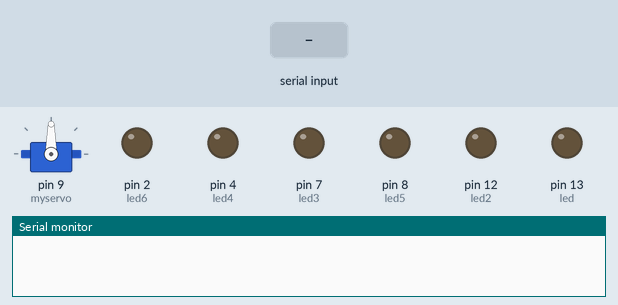
Bench run of a sketch on a simulated Arduino Uno, built with avr-gcc and run on an emulated ATmega328P. On the bench: servo, output pins drawn as LEDs (lit = HIGH), the last lines printed to the serial monitor. The test bench sets the inputs (shaded band).

Above: at 1.2 s.
1.3 s: "1\n" received over Serial
At 2.5 s:
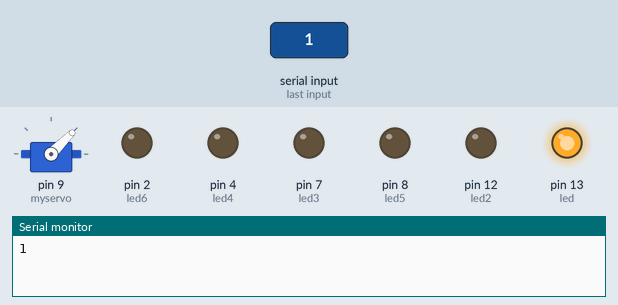
2.8 s: byte 71 ('G') received over Serial
At 3.8 s:
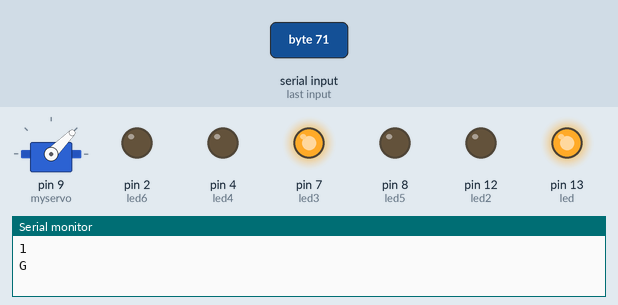
4.3 s: byte 75 ('K') received over Serial
At 4.9 s:
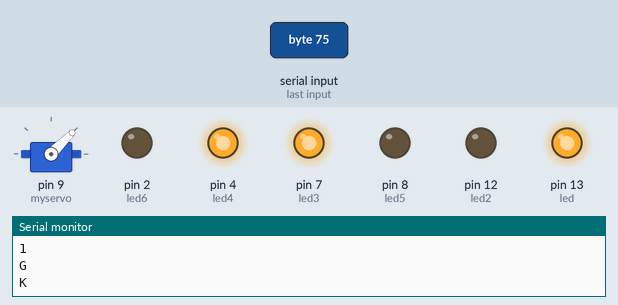
5.8 s: byte 82 ('R') received over Serial
At 6.1 s:
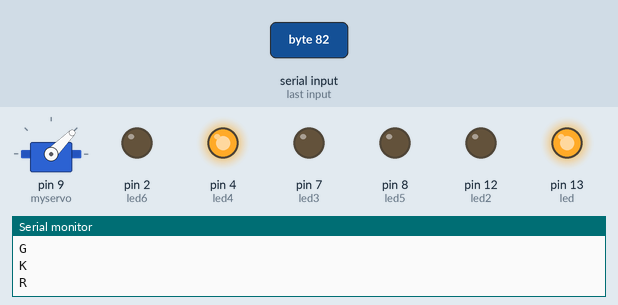
7.3 s: byte 77 ('M') received over Serial
At 8.4 s:
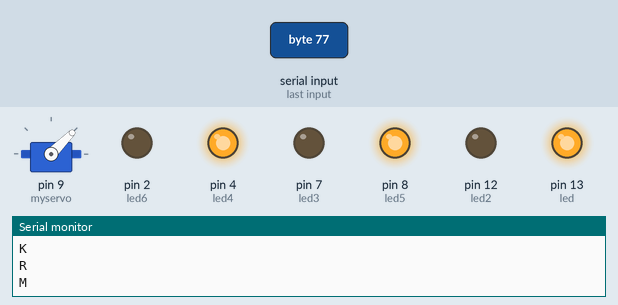
8.8 s: byte 76 ('L') received over Serial
At 9.6 s:
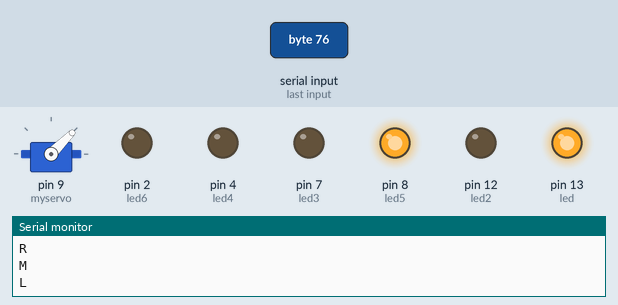
Timing chart, 0 to 11.3 s (numbered marks = the images above; inputs shaded):
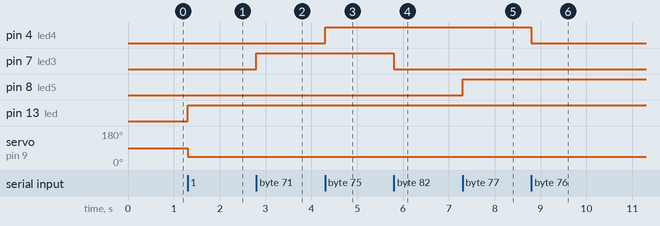

The sketch:

ArduinoLock.ino
```cpp
#include <Servo.h> //Includes servo motor library
char data = 0; //Variable data of type char we will recieve these characters from android device


Servo myservo; //declaring a servo motor
int pos; //default position of lock
int led = 13; //attaching red led for locked position on pin 13
int led2 = 12; //attaching green led for unlocked position on pin 12

int led3 = 7; //attaching lighting of room1 to digital pin 7
int led4 = 4; //attaching lighting of room2 to digital pin 4
int led5 = 8; //attaching lighting of room3 to digital pin 8
int led6 = 2; //attaching lighting of room4 to digital pin 2


void setup()
{
myservo.attach(9); //attaching servo motor to pin 9
Serial.begin(9600); //Sets the data rate in bits per second (baud) for serial data transmission.
pinMode(led, OUTPUT); //The code makes the digital pin 13 OUTPUT and Togles it HIGH and LOW.
pinMode(led2, OUTPUT); //The code makes the digital pin 12 OUTPUT and Togles it HIGH and LOW.
pinMode(led3, OUTPUT); //The code makes the digital pin 7 OUTPUT and Togles it HIGH and LOW.
pinMode(led4, OUTPUT); //The code makes the digital pin 4 OUTPUT and Togles it HIGH and LOW.
pinMode(led5, OUTPUT); //The code makes the digital pin 8 OUTPUT and Togles it HIGH and LOW.
pinMode(led6, OUTPUT); //The code makes the digital pin 2 OUTPUT and Togles it HIGH and LOW.
}

void loop()
{

 if (Serial.available() > 0) // Get the number of bytes (characters) available for reading from the serial port.
 {
  data = Serial.read(); //Reads incoming serial data
  Serial.print(data); //Prints data to the serial port as human-readable ASCII text.
  Serial.print("\n"); //new line
  if (data == '1')
  {
    myservo.write(45);
    digitalWrite(led, HIGH); //When data = 1 rotate the motor and turn off green light and turn on red light (LOCK the door)
    digitalWrite(led2, LOW);
    pos = 1;
  }
  if (data == '0')
  {
    myservo.write(90);
    digitalWrite(led, LOW); //When data = 0 rotate the motor and turn on green light and turn off red light (UNLOCK the door)
    digitalWrite(led2, HIGH);
    pos = 0;
  }
  if (data == 'G')
    digitalWrite(led3, HIGH); //When data = G turn on lighting for room 1
  else  if (data == 'R')
    digitalWrite(led3, LOW); //When data = R turn off lighting for room 1

    if (data == 'K')
    digitalWrite(led4, HIGH); //When data = K turn on lighting for room 2
  else if (data == 'L')
    digitalWrite(led4, LOW);  //When data = L turn off lighting for room 2

    if (data == 'M')
    digitalWrite(led5, HIGH); //When data = M turn on lighting for room 3
  else if (data == 'N')
    digitalWrite(led5, LOW); //When data = N turn off lighting for room 3

     if (data == 'O')
    digitalWrite(led6, HIGH); //When data = O turn on lighting for room 4
  else if (data == 'P')
    digitalWrite(led6, LOW);  //When data = P turn off lighting for room 4

 }
}
```

Measured:
- after the input at 1.3 s, pin 13 (led): LOW → HIGH at once; servo on pin 9 (myservo): 90° → 45° at once
- after the input at 2.8 s, pin 7 (led3): LOW → HIGH at once
- after the input at 4.3 s, pin 4 (led4): LOW → HIGH at once
- after the input at 5.8 s, pin 7 (led3): HIGH → LOW at once
- after the input at 7.3 s, pin 8 (led5): LOW → HIGH at once
- after the input at 8.8 s, pin 4 (led4): HIGH → LOW at once
